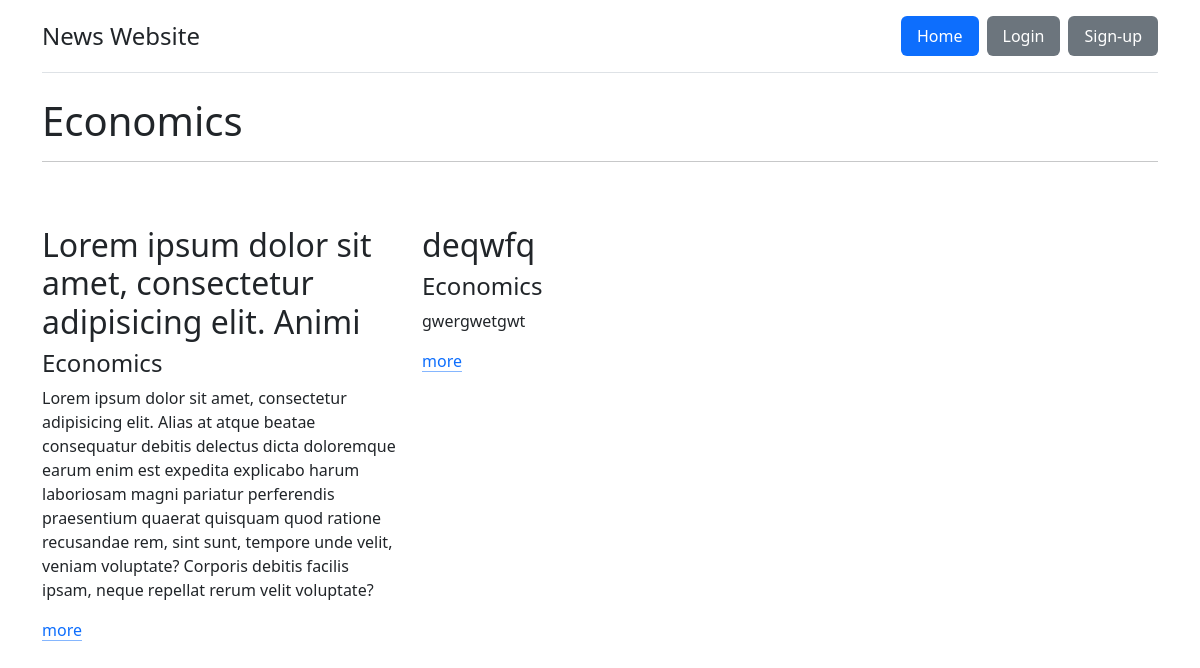
Page /category/1 on the committed database.
### news_list/models.py (models this page shows, shortened)
class NewsCategory(models.Model):
    title = models.CharField(max_length=32)
    created_at = models.DateTimeField(auto_now_add=True)

class News(models.Model):
    title = models.CharField(max_length=64)
    description = models.TextField()
    category = models.ForeignKey(NewsCategory, on_delete=models.CASCADE)
    created_at = models.DateTimeField(auto_now_add=True)

### news_list/views.py (the view)
# urls.py: path('category/<int:pk>', views.category_page),
def category_page(request, pk):
    category = NewsCategory.objects.get(id=pk)
    news = News.objects.filter(category=category)
    context = {'category': category, 'news': news}
    return render(request, 'category.html', context)

### news_list/templates/category.html (shortened to what this page needs)
<!DOCTYPE html>
<html lang="en">
<head>
    <link rel="stylesheet"
          href="https://cdn.jsdelivr.net/npm/bootstrap@5.3.3/dist/css/bootstrap.min.css">
</head>
<body>
<div class="container">
    <header class="d-flex flex-wrap justify-content-center py-3 mb-4 border-bottom">
        <a href="/"
           class="d-flex align-items-center mb-3 mb-md-0 me-md-auto text-dark text-decoration-none">
            <span class="fs-4">News Website</span>
        </a>
        <ul class="nav nav-pills">
            <li class="nav-item">
                <a href="/" class="nav-link active"
                   aria-current="page">Home</a>
            </li>
            {% if user.is_authenticated %}
            <li class="nav-item px-2">
                <a href="/wishlist" class="nav-link bg-secondary text-white"
                   aria-current="page">Wishlist</a>
            </li>
            <li class="nav-item">
                <a href="/logout" class="nav-link bg-secondary text-white"
                   aria-current="page">Logout</a>
            </li>
            {% else %}
            <li class="nav-item px-2">
                <a href="/accounts/login"
                   class="nav-link bg-secondary text-white"
                   aria-current="page">Login</a>
            </li>
            <li class="nav-item">
                <a href="/register" class="nav-link bg-secondary text-white"
                   aria-current="page">Sign-up</a>
            </li>
            {% endif %}
        </ul>
    </header>
</div>
<div class="container">
    <h1>{{ category.title }}</h1>
    <hr>
    <div class="row g-4 py-5 row-cols-1 row-cols-lg-3">
        {% for news in news %}
        <div class="feature col">
            <h2>{{ news.title }}</h2>
            <h4>{{ news.category.title }}</h4>
            <p>{{ news.description }}</p>
            <a href="/news/{{ news.id }}" class="icon-link">more</a>
        </div>
        {% endfor %}
    </div>
</div>
</body>
</html>

### rows in the picture
NewsCategory: title "Economics"
News: title "Lorem ipsum dolor sit amet, consectetur adipisicing elit. Animi", category "Economics", description "Lorem ipsum dolor sit amet, consectetur adipisicing elit. Alias at atque beatae consequatur debitis delectus dicta doloremque earum enim est expedita explicabo harum laboriosam magni pariatur perferendis praesentium quaerat quisquam quod ratione recusandae rem, sint sunt, tempore unde velit, veniam voluptate? Corporis debitis facilis ipsam, neque repellat rerum velit voluptate?"
News: title "deqwfq", category "Economics", description "gwergwetgwt"
